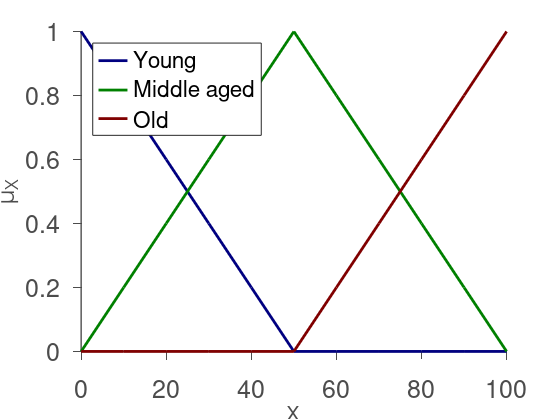

This chart was generated by the following MATLAB code:

x =           [0,10 ,20 ,30,40,50,60 ,70 ,80 ,90 ,100];
young =       [1,.8 ,.6 ,.4,.2,.0,0  ,0  ,0  ,0  ,0];
middle_aged = [0,0.2,0.4,.6,.8,1 ,0.8,0.6,0.4,0.2,0];
old = fliplr(young);

young_line   = line(x  , young   );
middle_aged_line   = line(x  , middle_aged   );
old_line   = line(x  , old   );

hXLabel = xlabel('x');
hYLabel = ylabel('\mu_X');

hLegend = legend( ...
  [young_line,middle_aged_line, old_line], ...
  'Young' , ...
  'Middle aged'      , ...
  'Old'       , ...
  'location', 'NorthWest' );
set([hLegend, gca]             , ...
    'FontSize'   , 18           );

set(young_line                          , ...
  'Color'           , [0 0 .5]    );
set(middle_aged_line                          , ...
  'Color'           , [0 0.5 0]    );
set(old_line                          , ...
  'Color'           , [0.5 0 0]    );
set(young_line                        , ...
  'LineWidth'       , 2           );
set(middle_aged_line                        , ...
  'LineWidth'       , 2           );
set(old_line                        , ...
  'LineWidth'       , 2           );


set( gca                       , ...
    'FontName'   , 'Helvetica' );
set([ hXLabel, hYLabel], ...
    'FontName'   , 'AvantGarde');
set([hXLabel, hYLabel]  , ...
    'FontSize'   , 18          );
set(gca, ...
  'Box'         , 'off'     , ...
  'TickDir'     , 'out'     , ...
  'TickLength'  , [.02 .02] , ...
  'XColor'      , [.3 .3 .3], ...
  'YColor'      , [.3 .3 .3], ...
  'LineWidth'   , 1         );
xt = get(gca, 'XTick');
set(gca, 'FontSize', 18)
set(gcf, 'PaperPositionMode', 'auto');
print -depsc2 FMF_ex2.eps
close;